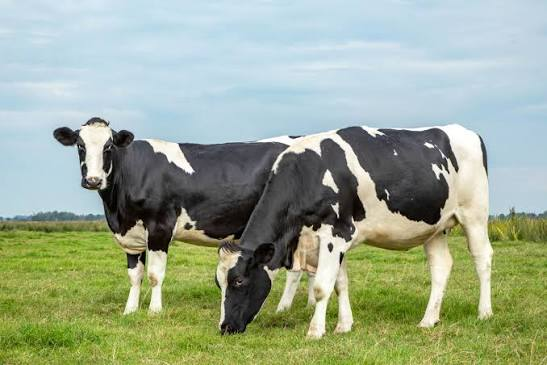
#> input picture sapi.jpg, 547 x 365 px
$ jupyter execute PCD_Assignment01.ipynb
#> lines starting #> are read from the running program, lines starting #| are printed output that depends on the picture
#> further down, imgBGR is the input picture: shape (365, 547, 3); mean B, G, R 146.4, 169.3, 155.7
<a href="https://colab.research.google.com/github/inamoorata/PCD_Assigment1/blob/main/PCD_Assignment01.ipynb" target="_parent"></a>

[cell 1]
import numpy as np
import matplotlib.pyplot as plt
import cv2

[cell 2]
def max_downsample (image, block_size=2):
#> called with block_size = 2
  tinggi, lebar, channel = image.shape
#> tinggi = 365; lebar = 547; channel = 3
  newTinggi, newLebar = tinggi//block_size, lebar//block_size
#> newTinggi = 182; newLebar = 273
  output = np.zeros((newTinggi, newLebar, channel), dtype=np.uint8)
  for i in range (newTinggi):
    for j in range (newLebar):
      block = image[i*block_size:(i+1)*block_size, j*block_size:(j+1)*block_size]
      output[i,j]=np.max(block, axis=(0,1))
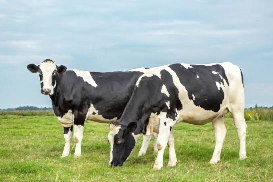
#> output: shape (182, 273, 3); mean R, G, B 162.4, 175.9, 153.3
  return output

[cell 3]
def avg_downsample (image, block_size=2):
#> called with block_size = 2
  tinggi, lebar, channel = image.shape
#> tinggi = 365; lebar = 547; channel = 3
  newTinggi, newLebar = tinggi//block_size, lebar//block_size
#> newTinggi = 182; newLebar = 273
  output = np.zeros((newTinggi, newLebar, channel), dtype=np.uint8)
  for i in range (newTinggi):
    for j in range (newLebar):
      block = image[i*block_size:(i+1)*block_size, j*block_size:(j+1)*block_size]
      output[i,j]=np.mean(block, axis=(0,1))
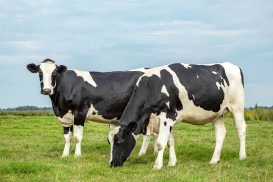
#> output: shape (182, 273, 3); mean R, G, B 155.4, 169, 146.3
  return output

[cell 4]
def median_downsample (image, block_size=2):
#> called with block_size = 2
  tinggi, lebar, channel = image.shape
#> tinggi = 365; lebar = 547; channel = 3
  newTinggi, newLebar = tinggi//block_size, lebar//block_size
#> newTinggi = 182; newLebar = 273
  output = np.zeros((newTinggi, newLebar, channel), dtype=np.uint8)
  for i in range (newTinggi):
    for j in range (newLebar):
      block = image[i*block_size:(i+1)*block_size, j*block_size:(j+1)*block_size]
      output[i,j]=np.median(block, axis=(0,1))
  return output

[cell 5]
def nn_upsample (image, scale=2):
#> called with scale = 2
  tinggi, lebar, channel = image.shape
  newTinggi, newLebar = tinggi*scale, lebar*scale
  output = np.zeros((newTinggi, newLebar, channel), dtype=np.uint8)
  for i in range (newTinggi):
    for j in range (newLebar):
      output[i,j]=image[i//scale, j//scale]
#> output: shape (730, 1094, 3)
  return output

[cell 6]
def bilinear_upsample (image, scale=2):
#> called with scale = 2
  tinggi, lebar, channel = image.shape
  newTinggi, newLebar = tinggi*scale, lebar*scale
  output = np.zeros((newTinggi, newLebar, channel), dtype=np.float32)
  for i in range (newTinggi):
    for j in range (newLebar):
      # mencari posisi koordinat di gambar asli
      x_asli, y_asli = j/scale, i/scale
      x1, y1 = int(x_asli), int(y_asli)
      x2, y2 = min(x1+1, lebar-1), min(y1+1, tinggi-1)

      # menghitung jarak desimalnya
      dx, dy=x_asli-x1, y_asli-y1
      # menghitung average warna batas atas dn bawah
      top=(1-dx) * image[y1,x1] + dx * image[y1,x2]
      bottom= (1-dx) * image[y2,x1] + dx * image[y2,x2]

      output[i,j]=(1-dy) * top + dy * bottom
  return np.clip(output, 0, 255).astype(np.uint8)
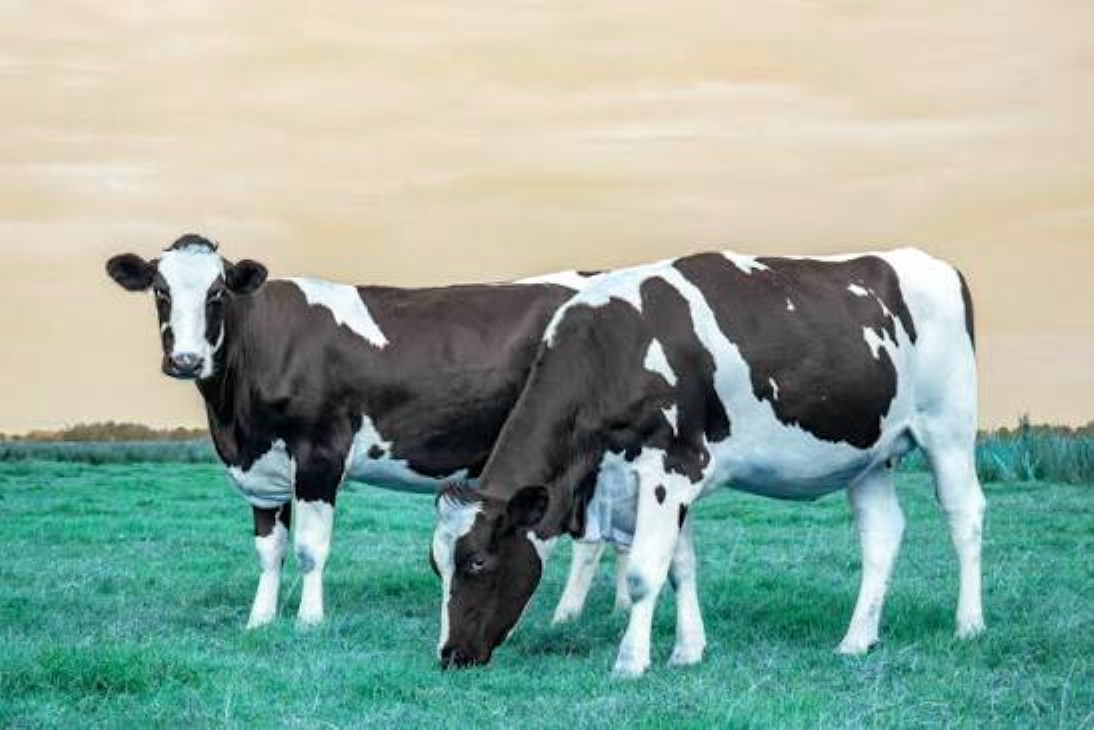
#> returned value: shape (730, 1094, 3); mean of channels 0, 1, 2 155.5, 169.1, 146.1; drawn as B, G, R

[cell 7]
def cubic_weight(x, a=-0.5): #-0,5 nilai standar utk ketajaman garis
    x = abs(x)
    if x <= 1:
        return (a + 2) * (x**3) - (a + 3) * (x**2) + 1
    elif 1 < x < 2:
        return a * (x**3) - 5 * a * (x**2) + 8 * a * x - 4 * a
    return 0

def bicubic_upsample(image, scale=2):
#> called with scale = 2
    tinggi, lebar, channel = image.shape
    newTinggi, newLebar = tinggi * scale, lebar * scale
    output = np.zeros((newTinggi, newLebar, channel), dtype=np.float32)

    for i in range(newTinggi):
        for j in range(newLebar):
            orig_x, orig_y = j / scale, i / scale
            x_int, y_int = int(orig_x), int(orig_y)

            val = np.zeros(channel)
            #menyisir area 4x4 piksel di sekitar titik pusat
            for m in range(-1, 3):
                for n in range(-1, 3):
                    #kunci koordinat agar tak keluar batas gambar
                    px = min(max(x_int + m, 0), lebar - 1)
                    py = min(max(y_int + n, 0), tinggi - 1)

                    #hitung bobot berdasarkan jarak titik
                    weight_x = cubic_weight(orig_x - (x_int + m))
                    weight_y = cubic_weight(orig_y - (y_int + n))

                    #akumulasi nilai pxel x bobot
                    val += image[py, px] * weight_x * weight_y

            output[i, j] = val
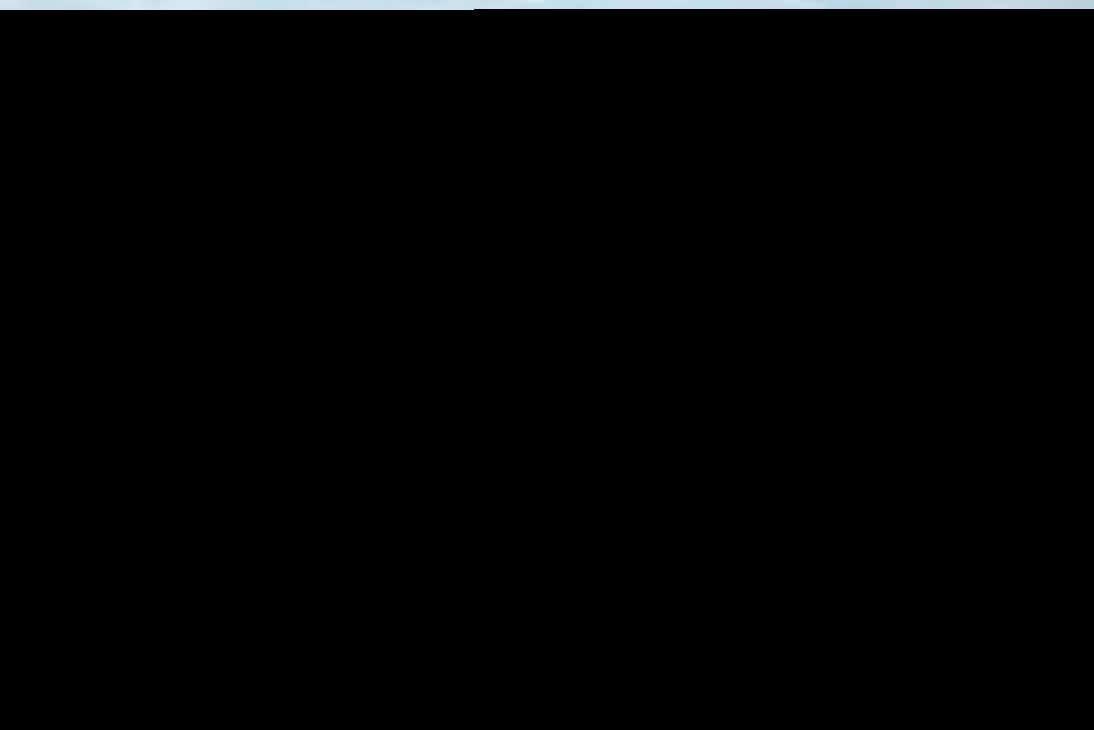
#> output: shape (730, 1094, 3) float32; mean R, G, B 2.6, 2.9, 3

    return np.clip(output, 0, 255).astype(np.uint8)

[cell 8]
gambar = ['sapi.jpg', 'apel.jpg', 'eyes.jpg']

for imgName in gambar:
  imgBGR = cv2.imread(imgName)
  if imgBGR is None:
        print(f"File '{imgName}' tidak ditemukan atau gagal dibaca!")
        continue
  img = cv2.cvtColor(imgBGR, cv2.COLOR_BGR2RGB)

  ds_max = max_downsample (img)
  ds_avg = avg_downsample (img)
  ds_med = median_downsample (img)

  us_nn = nn_upsample (img)
  us_bilinear = bilinear_upsample (img)
  us_bicubic = bicubic_upsample (img)

  plt.figure(figsize=(12, 7))
  plt.suptitle(f"Hasil {imgName}", fontsize=14)

  # downsampling
  plt.subplot(2, 3, 1); plt.imshow(ds_max); plt.title("Maximum"); plt.axis('off')
  plt.subplot(2, 3, 2); plt.imshow(ds_avg); plt.title("Average"); plt.axis('off')
  plt.subplot(2, 3, 3); plt.imshow(ds_med); plt.title("Median"); plt.axis('off')

  # upsampling
  plt.subplot(2, 3, 4); plt.imshow(us_nn); plt.title("Near Neighbor"); plt.axis('off')
  plt.subplot(2, 3, 5); plt.imshow(us_bilinear); plt.title("Bilinear"); plt.axis('off')
  plt.subplot(2, 3, 6); plt.imshow(us_bicubic); plt.title("Bicubic"); plt.axis('off')

  plt.tight_layout()
  plt.show()
